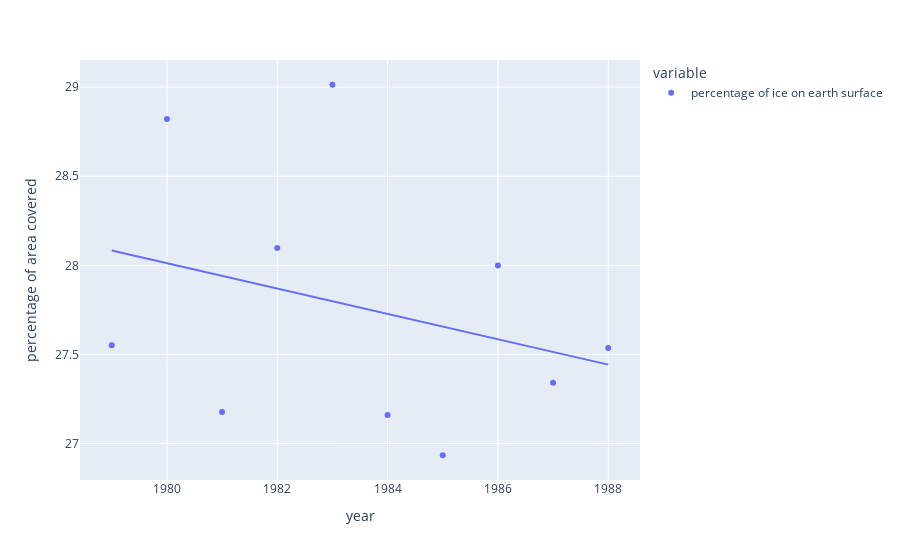

The code cell stored with this chart in its notebook:
### Code cell
fig = px.scatter(df1,x='year',y=['percentage of ice on earth surface'],labels={"value":"percentage of area covered "}, trendline="ols")
fig.show()

### Figure 1 — Plotly figure (JSON) as saved in the notebook; plotly's stock layout.template omitted (floating-point values rounded to 4 significant figures)
{"data": [{"hovertemplate": "variable=percentage of ice on earth surface<br>year=%{x}<br>percentage of area covered =%{y}<extra></extra>", "legendgroup": "percentage of ice on earth surface", "marker": {"color": "#636efa", "symbol": "circle"}, "mode": "markers", "name": "percentage of ice on earth surface", "orientation": "v", "showlegend": true, "type": "scatter", "x": [1979, 1980, 1981, 1982, 1983, 1984, 1985, 1986, 1987, 1988], "xaxis": "x", "y": [27.55, 28.82, 27.18, 28.1, 29.01, 27.16, 26.93, 28.0, 27.34, 27.54], "yaxis": "y"}, {"hovertemplate": "<b>OLS trendline</b><br>value = -0.0711618 * year + 168.913<br>R<sup>2</sup>=0.092428<br><br>variable=percentage of ice on earth surface<br>year=%{x}<br>percentage of area covered =%{y} <b>(trend)</b><extra></extra>", "legendgroup": "percentage of ice on earth surface", "marker": {"color": "#636efa", "symbol": "circle"}, "mode": "lines", "name": "percentage of ice on earth surface", "showlegend": false, "type": "scatter", "x": [1979, 1980, 1981, 1982, 1983, 1984, 1985, 1986, 1987, 1988], "xaxis": "x", "y": [28.08, 28.01, 27.94, 27.87, 27.8, 27.73, 27.66, 27.59, 27.51, 27.44], "yaxis": "y"}], "layout": {"legend": {"title": {"text": "variable"}, "tracegroupgap": 0}, "margin": {"t": 60}, "xaxis": {"anchor": "y", "domain": [0, 1], "title": {"text": "year"}}, "yaxis": {"anchor": "x", "domain": [0, 1], "title": {"text": "percentage of area covered "}}}}
